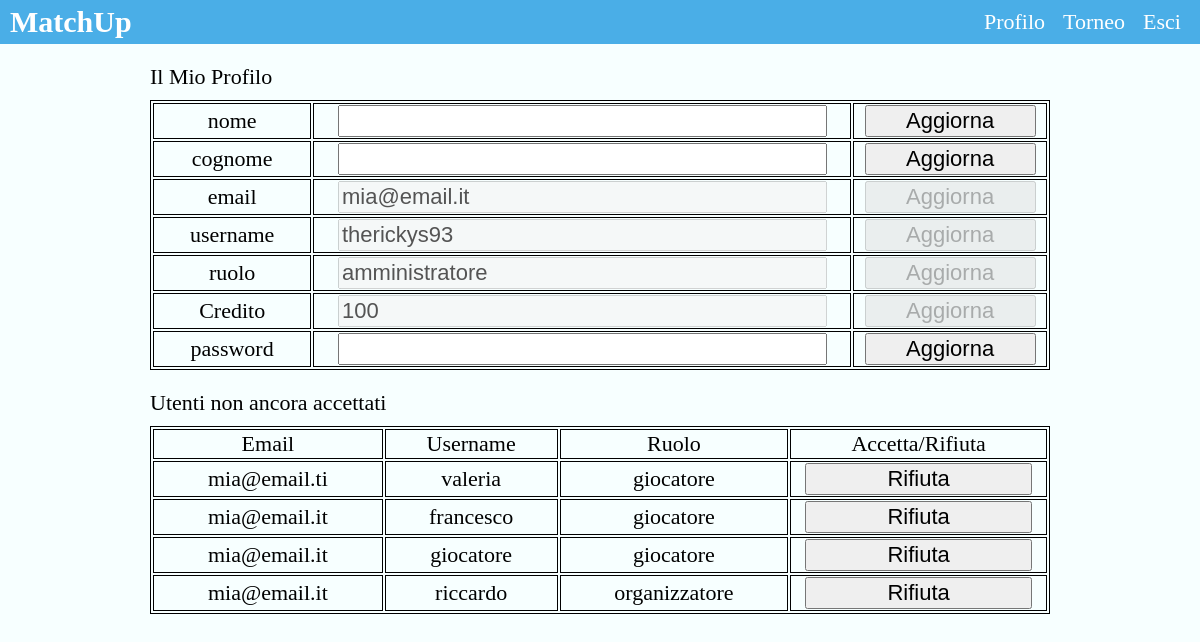
Screenshot of /home.php (signed in) with the database file from the repository.
### tables this page shows
CREATE TABLE IF NOT EXISTS `Utenti` (
  `ID` int(11) NOT NULL,
  `nome` varchar(100) DEFAULT NULL,
  `cognome` varchar(100) DEFAULT NULL,
  `email` varchar(150) NOT NULL,
  `username` varchar(100) NOT NULL,
  `password` varchar(100) NOT NULL,
  `ruolo` varchar(255) NOT NULL,
  `abilitato` tinyint(1) NOT NULL,
  `credito` int(11) NOT NULL DEFAULT '100'
);

### classes/MUUsers.class.php (called while the page is built, shortened)
<?php
	class MUUsers
	{
		private $database;
		function __construct()
		{
			require_once 'include/MYSQL.class.php';
			$this->database = new MYSQL(DB_HOSTNAME, DB_USERNAME, DB_PASSWORD, DB_DATABASE);
			$this->database->connect();
		}
		function getAllUsers()
		{
			$query = "SELECT email, username, ruolo, abilitato FROM Utenti WHERE ruolo!='amministratore'";
			$this->database->query($query);
			if($this->database->queryOk())
			{
				return $this->database->resultsInArray();
			}
			else
			{
				return false;
			}
		}
        function getCredit($username)
        {
            $username = $this->database->sqlInjection($username);
            $query = "SELECT credito FROM Utenti WHERE username='$username'";
            $this->database->query($query);
            if($this->database->queryOk())
            {
                return $this->database->fetchAssoc()["credito"];
            }
            else
            {
                return false;
            }
        }
	}
?>

### classes/include/MYSQL.class.php (called while the page is built, shortened)
<?php
	class MYSQL{
		private $connection;
		private $host;
		private $username;
		private $password;
		private $database;
		private $result;
		function __construct($host, $username, $password, $database){
			$this->host = $host;
			$this->username = $username;
			$this->password = $password;
			$this->database = $database;
		}
		function connect(){
			$this->connection = @mysqli_connect($this->host, $this->username, $this->password, $this->database);
		}
		function queryOk(){
			if($this->result){
				return true;
			} else {
				return false;
			}
		}
		function query($query){
			$this->result = @mysqli_query($this->connection, $query);
			return $this->result;
		}
		function sqlInjection($item){
			$item = @mysqli_real_escape_string($this->connection, $item);
			return $item;
		}
		function fetchAssoc(){
			$row = @mysqli_fetch_assoc($this->result);
			return $row;
		}
		function resultsInArray(){
			$array = array();
			while($row = @mysqli_fetch_assoc($this->result)){
				$array[] = $row;
			}
			return $array;
		}
	}
?>

### home.php (the view, shortened to what this page needs)
<?php
    $user = new MUUsers();
    $credit = $user->getCredit($_SESSION["username"]);
?>
<!DOCTYPE html>
<html>
<head>
	<link rel="stylesheet" type="text/css" href="css/style.css"/>
</head>
<body>
	<div class="header">
		<div class="content_left"><b>MatchUp</b></div>
		<div class="content_right">
			<ul>
				<li><a href="home.php">Profilo</a></li>
				<li><a href="tournaments.php">Torneo</a></li>
				<li><a href="logout.php">Esci</a></li>
			</ul>
		</div>
	</div>
	<div class="content">
		Il Mio Profilo
		<table class="table">
		<?php
			foreach($_SESSION as $key => $value)
			{
				echo "<tr><form action='update.php' method='POST'>";
				echo "<td class='td'>".$key."</td>";
				if($key === "username" || $key === "email" || $key === "ruolo")
				{
					echo "<td class='td'><input type='text' value='".$value."' disabled/></td>";
					echo "<td class='td'><input type='submit' value='Aggiorna' disabled/></td>";
				}
				else
				{
					echo "<td class='td'><input autocomplete='off' type='hidden' name='key' value='".$key."'/><input name='value' type='text' value='".$value."'/></td>";
					echo "<td class='td'><input name='update' type='submit' value='Aggiorna' /></td>";
				}
				echo "</form></tr>";
			}
            echo "<tr>";
            echo "<td class='td'>Credito</td>";
            echo "<td class='td'><input type='text' value='".$credit."' disabled/></td>";
			echo "<td class='td'><input type='submit' value='Aggiorna' disabled/></td>";
            echo "</tr>";
		?>
			<tr><form action="update.php" method="POST">
				<td class="td">password</td>
				<td class="td"><input type="hidden" name="key" value="password"/><input autocomplete="off" type="password" name="value" /></td>
				<td class="td"><input name="update" type="submit" value="Aggiorna" /></td>
			</form></tr>
		</table>
		<?php
			if($_SESSION["ruolo"] === "amministratore")
			{
				$user = new MUUsers();
				$allUsers = $user->getAllUsers();
				echo "Utenti non ancora accettati";
				echo "<table class='table'>";
				echo "<tr><td class='td'>";
				echo "Email";
				echo "</td><td class='td'>";
				echo "Username";
				echo "</td><td class='td'>";
				echo "Ruolo";
				echo "</td><td class='td'>";
				echo "Accetta/Rifiuta";
				echo "</td></tr>";
				for($i = 0; $i < count($allUsers); $i++)
				{
					echo "<tr><form action='update.php' method='POST'><td class='td'>";
					echo $allUsers[$i]["email"];
					echo "</td><td class='td'>";
					echo $allUsers[$i]["username"];
					echo "</td><td class='td'>";
					echo $allUsers[$i]["ruolo"];
					if($allUsers[$i]["abilitato"] === "1")
					{
						echo "</td><td class='td'>";
						echo "<input type='submit' value='Rifiuta' name='enable' />";
					}
					else
					{
						echo "</td><td class='td'>";
						echo "<input type='hidden' value='1' name='value' />";
						echo "<input type='hidden' value='".$allUsers[$i]["username"]."' name='username' />";
						echo "<input type='submit' value='Accetta' name='enable'/>";
					}
					echo "</td></form></tr>";
				}
				echo "</table>";
			}
		?>
	</div>
</body>
</html>

### css/style.css (style rules this page uses)
html, body { margin: 0px; padding: 0px; font-size: 22px; background-color: #f7ffff; }
input, select { font-size: 22px; }
.signup_form, input { width: 90%; }
.login_form, input, select { width: 90%; }
.header { background-color: #4aaee7; padding: 5px; }
.content_left { float: left; margin-left: 5px; font-size: 30px; color: #ffffff; }
.content_right { float: right; margin-right: 5px; }
.content_right ul { list-style: none; margin: auto; padding: 0px; }
.content_right ul li { float: left; margin-left: 4px; margin-right: 4px; margin-top: 4px; }
.content_right ul li a { text-decoration: none; color: #ffffff; padding: 5px; border-radius: 5px; }
.content { width: 75%; margin: auto; margin-top: 20px; }
a { color: #4aaee7; text-decoration: none; }
.table { width: 100%; margin-top: 10px; border: 1px solid #000000; margin-bottom: 20px; }
.td { border: 1px solid #000000; text-align: center; }

### rows the page displays
utenti: credito "100"
utenti: email "mia@email.ti", username "valeria", ruolo "giocatore"
utenti: email "mia@email.it", username "francesco", ruolo "giocatore"
utenti: email "mia@email.it", username "giocatore", ruolo "giocatore"
utenti: email "mia@email.it", username "riccardo", ruolo "organizzatore"

### other values shown
$key "nome"
$key "cognome"
$key "email"
$key "username"
$key "ruolo"
